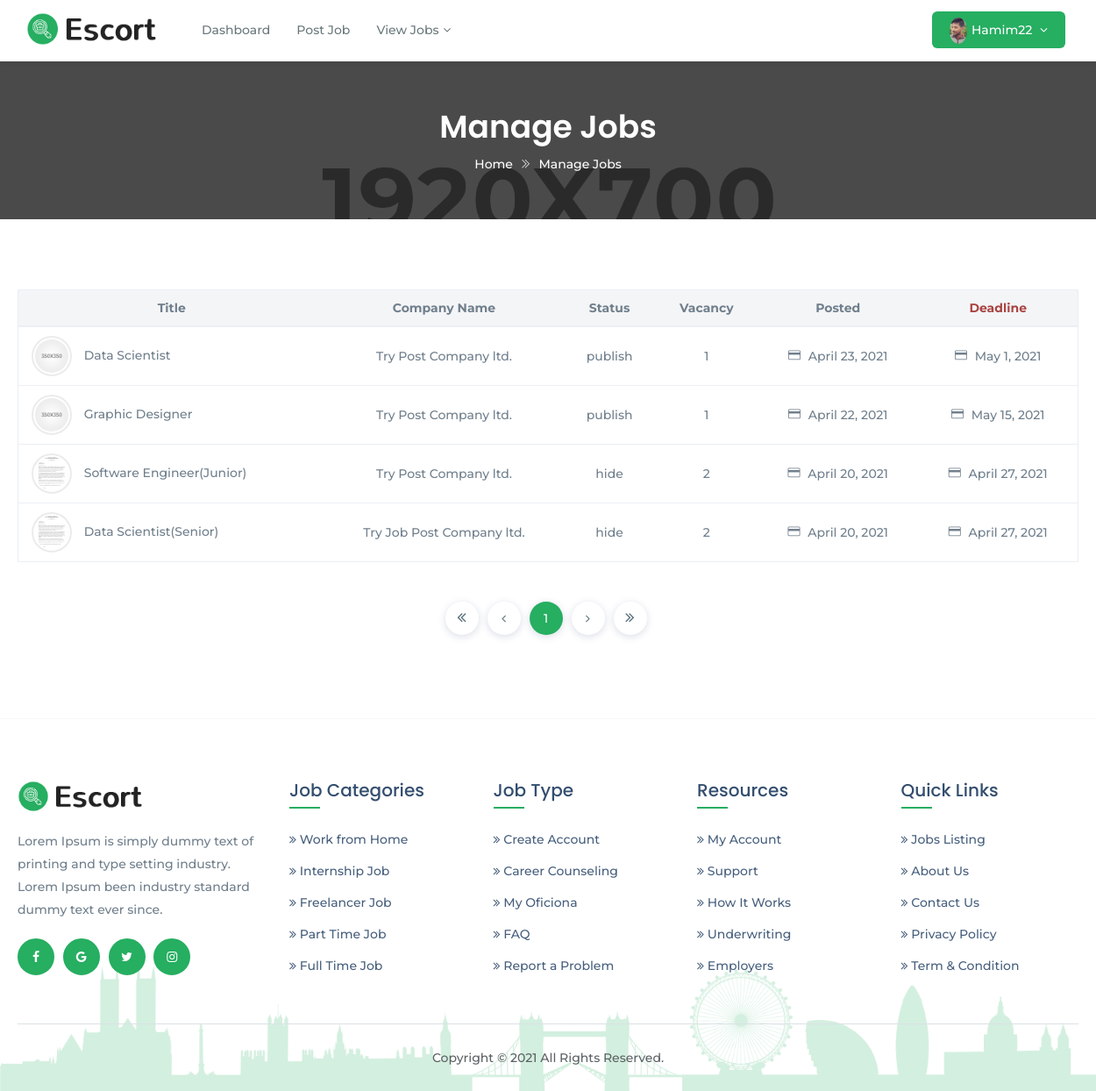
Screenshot of /cvrecommender/allJobs/ (signed in) with the database file from the repository.
### account/models.py (models this page shows, shortened)
class Recruiter(models.Model):
    user = models.OneToOneField(settings.AUTH_USER_MODEL,
                                on_delete=models.CASCADE)
    phone = models.CharField(max_length=11, blank=True, null=True)
    organization = models.CharField(max_length=100)
    details = models.TextField()
    image = models.ImageField(blank=True, null=True)

### cvrecommender/models.py (models this page shows, shortened)
class Job(models.Model):
    title = models.CharField(max_length=200)
    slug = models.SlugField(max_length=200, blank=True,
                            help_text='You may keep it blank')
    company_name = models.CharField(max_length=200)
    starting_date = models.DateField(blank=True, null=True)
    deadline = models.DateField(blank=True, null=True)
    salary = models.PositiveIntegerField()
    vacancy = models.PositiveSmallIntegerField(
        validators=[MinValueValidator(1), MaxValueValidator(50)])
    job_category = models.CharField(max_length=50, choices=JOB_CATEGORY)
    job_type = models.CharField(max_length=20, choices=JOB_TYPE)
    email = models.EmailField(max_length=254,)
    phone = models.CharField(max_length=11, blank=True, null=True)
    company_website = models.URLField()
    logo = models.ImageField(null=True, blank=True)
    address = models.TextField(max_length=200)
    division = models.CharField(max_length=15, choices=CITY)
    description = models.TextField()
    responsibility = models.TextField()
    min_education = models.CharField(max_length=20, choices=EDU)
    cgpa = models.DecimalField(max_digits=3, decimal_places=2)
    experience = models.PositiveSmallIntegerField(
        validators=[MinValueValidator(0), MaxValueValidator(15)])
    skill_req = models.TextField(help_text='Input skills with comma')
    skill_bonus = models.CharField(
        max_length=255, blank=True, null=True, help_text='Input skills with comma')
    status = models.CharField(max_length=20, choices=STATUS)
    publish = models.DateField(auto_now_add=True)
    last_modified = models.DateField(auto_now=True)
    recruiter = models.ForeignKey('account.Recruiter',
                                  on_delete=models.CASCADE,
                                  related_name='jobs')
    applicant = models.ManyToManyField('account.Applicant',
                                       related_name='jobs', blank=True)
    objects = models.Manager()         # default manager
    published = PublishedManager()    # custom manager for all published job post

### custom_decorators/custom_decorator.py (the view)
        def wrapper_function(request, *args, **kwargs):
            group = None
            if request.user.groups.exists():
                group = request.user.groups.all()[0].name
                if group in allowed_group:
                    return view_function(request, *args, **kwargs)
                else:
                    if group == 'applicant':
                        return redirect('applicantdashboard')
                    elif group == 'recruiter':
                        return redirect('recruiterdashboard')
            else:
                return redirect('login')

### cvrecommender/views.py (called while the page is built)
@login_required(login_url='login')
@allowed_users(allowed_group=['recruiter'])
def allJobs(request):
    all_jobs = Job.objects.filter(recruiter=request.user.recruiter)\
        .order_by('-publish')
    today = datetime.datetime.now()
    paginator = Paginator(all_jobs, 10)
    page = request.GET.get('page')
    all_jobs = paginator.get_page(page)
    return render(request, 'view_all_job.html', {'all_jobs': all_jobs, 'today': today})

### cvrecommender/templates/view_all_job.html (shortened to what this page needs)
{% load static %}
<!DOCTYPE html>
<html class="no-js" lang="zxx">
  <head>
    <link href="{% static 'assets/plugins/bootstrap/css/bootstrap.min.css' %}" rel="stylesheet">
    <link href="{% static 'assets/plugins/icons/css/icons.css' %}" rel="stylesheet">
    <link href="{% static 'assets/plugins/animate/animate.css' %}" rel="stylesheet">
    <link href="{% static 'assets/plugins/aos-master/aos.css' %}" rel="stylesheet">
    <link href="{% static 'assets/plugins/bootstrap/css/bootsnav.css' %}" rel="stylesheet">
    <link href="{% static 'assets/css/style.css' %}" rel="stylesheet">
    <link href="{% static 'assets/css/responsive.css' %}" rel="stylesheet">
  </head>
  <body class="utf_skin_area">
    <nav class="navbar navbar-default navbar-mobile navbar-fixed light bootsnav">
      <div class="container">
        <div class="navbar-header">
          <a class="navbar-brand" href="index.html"> <img src="{% static 'assets/img/logo.png' %}" class="logo logo-display" alt="">
            <img src="{% static 'assets/img/logo.png' %}" class="logo logo-scrolled" alt="">
          </a>
        </div>
        <div class="collapse navbar-collapse" id="navbar-menu">
          <ul class="nav navbar-nav navbar-left" data-in="fadeInDown" data-out="fadeOutUp">
            <li class="selected"> <a href="{% url 'recruiterdashboard' %}">Dashboard</a> </li>
            <li> <a href="{% url 'postjob' %}">Post Job</a> </li>
            <li class="dropdown"> <a href="#" class="dropdown-toggle" data-toggle="dropdown">View Jobs</a>
            </li>
          </ul>
          <ul class="nav navbar-nav navbar-right">
            <li class="dropdown sign-up">
              {% if request.user.recruiter.image %}
                <a class="dropdown-toggle btn-signup red-btn" data-toggle="dropdown" href="">
                  <img src="{{ request.user.recruiter.image.url }}" class="img-responsive img-circle" alt="">
                  {{ request.user }}
                </a>
              {% else %}
                <a class="dropdown-toggle btn-signup red-btn" data-toggle="dropdown" href="">
                  <img src="{% static 'assets/img/user-profile.png' %}" class="img-responsive img-circle" alt="">
                  {{ request.user }}
                </a>
              {% endif %}
            </li>
          </ul>
        </div>
      </div>
    </nav>
    <div class="page-title">
      <div class="container">
        <div class="page-caption">
          <h2>Manage Jobs</h2>
          <p><a href="#" title="Home">Home</a> <i class="ti-angle-double-right"></i> Manage Jobs</p>
        </div>
      </div>
    </div>
    <section class="utf_manage_jobs_area padd-top-80 padd-bot-80">
      <div class="container">
        <div class="table-responsive">
          <table class="table table-lg table-hover">
            <thead>
              <tr>
                <th class="text-center">Title</th>
                <th class="text-center">Company Name</th>
                <th class="text-center">Status</th>
                <th class="text-center">Vacancy</th>
                <th class="text-center">Posted</th>
                <th class="text-danger text-center">Deadline</th>
              </tr>
            </thead>
            <tbody>
              {% for job in all_jobs %}
                <tr>
                  <td>
                    {% if job.logo %}
                      <img src="{{ job.logo.url }}" class="avatar-lg"alt="Company Logo">
                    {% else %}
                      <img src="{% static 'assets/img/company_logo_8.png' %}" class="avatar-lg"alt="Company Logo">
                    {% endif %}
                    {{ job.title }}
                  </td>
                  <td class="text-center">{{ job.company_name }}</td>
                  <td class="text-center">{{ job.status }}</td>
                  <td class="text-center">{{ job.vacancy }}</td>
                  <td class="text-center"><i class="ti-credit-card"></i> {{ job.publish }}</td>
                  <td class="text-center"><i class="ti-credit-card"></i> {{ job.deadline }}</td>
                </tr>
              {% empty %}
                <td colspan="6" class="text-center">You have not posted any Job Circular yet.<br>
                  <a href="{% url 'postjob' %}">Click Here</a> To Post a New Job.
                </td>
              {% endfor %}
            </tbody>
          </table>
          <div class="utf_flexbox_area padd-10">
            <ul class="pagination">
              {% if all_jobs.has_previous %}
                <li class="page-item"> <a class="page-link" href="?page=1" aria-label="Previous">
                  <span aria-hidden="true"><i class="fa fa-angle-double-left"></i></span> </a>
                </li>
                <li class="page-item"> <a class="page-link" href="?page={{ all_jobs.previous_page_number }}" aria-label="Previous">
                  <span aria-hidden="true"><i class="fa fa-angle-left"></i></span> </a>
                </li>
              {% else %}
                <li class="page-item"> <a class="page-link" href="?page=1" aria-label="Previous">
                  <span aria-hidden="true"><i class="fa fa-angle-double-left"></i></span> </a>
                </li>
                <li class="page-item"> <a class="page-link" href="?page=1" aria-label="Previous">
                  <span aria-hidden="true"><i class="fa fa-angle-left"></i></span> </a>
                </li>
              {% endif %}
              {% for job in all_jobs.paginator.page_range %}
                {% if all_jobs.number == job %}
                  <li class="page-item active"><a class="page-link" href="?page={{ job }}">{{ job }}</a> </li>
                {% elif job > all_jobs.number|add:'-2' and job < all_jobs.number|add:'2' %}
                  <li class="page-item"><a class="page-link" href="?page={{ job }}">{{ job }}</a> </li>
                {% endif %}
              {% endfor %}
              {% if all_jobs.has_next %}
                <li class="page-item"> <a class="page-link" href="?page={{ all_jobs.next_page_number }}" aria-label="Previous">
                  <span aria-hidden="true"><i class="fa fa-angle-right"></i></span> </a>
                </li>
                <li class="page-item"> <a class="page-link" href="?page={{ all_jobs.paginator.num_pages }}" aria-label="Previous">
                  <span aria-hidden="true"><i class="fa fa-angle-double-right"></i></span> </a>
                </li>
              {% else %}
                <li class="page-item"> <a class="page-link" href="?page={{ all_jobs.paginator.num_pages }}" aria-label="Previous">
                  <span aria-hidden="true"><i class="fa fa-angle-right"></i></span> </a>
                </li>
                <li class="page-item"> <a class="page-link" href="?page={{ all_jobs.paginator.num_pages }}" aria-label="Previous">
                  <span aria-hidden="true"><i class="fa fa-angle-double-right"></i></span> </a>
                </li>
              {% endif %}
            </ul>
          </div>
        </div>
      </div>
    </section>
    <footer class="footer">
      <div class="container">
        <div class="row">
          <div class="col-md-3 col-sm-4">
            <a href="index.html"><img class="footer-logo" src="assets/img/logo.png" alt=""></a>
            <p>Lorem Ipsum is simply dummy text of printing and type setting industry. Lorem Ipsum been industry
              standard dummy text ever since.</p>
            <div class="f-social-box">
              <ul>
                <li><a href="#"><i class="fa fa-facebook facebook-cl"></i></a></li>
                <li><a href="#"><i class="fa fa-google google-plus-cl"></i></a></li>
                <li><a href="#"><i class="fa fa-twitter twitter-cl"></i></a></li>
                <li><a href="#"><i class="fa fa-instagram instagram-cl"></i></a></li>
              </ul>
            </div>
          </div>
          <div class="col-md-9 col-sm-8">
            <div class="row">
              <div class="col-md-3 col-sm-6">
                <h4>Job Categories</h4>
                <ul>
                  <li><a href="#"><i class="fa fa-angle-double-right"></i> Work from Home</a></li>
                  <li><a href="#"><i class="fa fa-angle-double-right"></i> Internship Job</a></li>
                  <li><a href="#"><i class="fa fa-angle-double-right"></i> Freelancer Job</a></li>
                  <li><a href="#"><i class="fa fa-angle-double-right"></i> Part Time Job</a></li>
                  <li><a href="#"><i class="fa fa-angle-double-right"></i> Full Time Job</a></li>
                </ul>
              </div>
              <div class="col-md-3 col-sm-6">
                <h4>Job Type</h4>
                <ul>
                  <li><a href="#"><i class="fa fa-angle-double-right"></i> Create Account</a></li>
                  <li><a href="#"><i class="fa fa-angle-double-right"></i> Career Counseling</a></li>
                  <li><a href="#"><i class="fa fa-angle-double-right"></i> My Oficiona</a></li>
                  <li><a href="#"><i class="fa fa-angle-double-right"></i> FAQ</a></li>
                  <li><a href="#"><i class="fa fa-angle-double-right"></i> Report a Problem</a></li>
                </ul>
              </div>
              <div class="col-md-3 col-sm-6">
                <h4>Resources</h4>
                <ul>
                  <li><a href="#"><i class="fa fa-angle-double-right"></i> My Account</a></li>
                  <li><a href="#"><i class="fa fa-angle-double-right"></i> Support</a></li>
                  <li><a href="#"><i class="fa fa-angle-double-right"></i> How It Works</a></li>
                  <li><a href="#"><i class="fa fa-angle-double-right"></i> Underwriting</a></li>
                  <li><a href="#"><i class="fa fa-angle-double-right"></i> Employers</a></li>
                </ul>
              </div>
              <div class="col-md-3 col-sm-6">
                <h4>Quick Links</h4>
                <ul>
                  <li><a href="#"><i class="fa fa-angle-double-right"></i> Jobs Listing</a></li>
                  <li><a href="#"><i class="fa fa-angle-double-right"></i> About Us</a></li>
                  <li><a href="#"><i class="fa fa-angle-double-right"></i> Contact Us</a></li>
                  <li><a href="#"><i class="fa fa-angle-double-right"></i> Privacy Policy</a></li>
                  <li><a href="#"><i class="fa fa-angle-double-right"></i> Term & Condition</a></li>
                </ul>
              </div>
            </div>
          </div>
        </div>
        <div class="row">
          <div class="col-md-12">
            <div class="copyright text-center">
              <p>Copyright © 2021 All Rights Reserved.</p>
            </div>
          </div>
        </div>
      </div>
    </footer>
  </body>
</html>

### account/static/assets/css/responsive.css (style rules this page uses)
@media only screen and (min-width : 993px) { section { padding: 6em 0; } }
@media only screen and (min-width : 993px) { .navbar-default .navbar-brand img { max-width: 150px; } }
@media only screen and (min-width : 1024px) { h2 { font-size: 36px; } }
@media only screen and (min-width : 1024px) { h4 { font-size: 20px; } }

### rows the page displays
Job: title "Data Scientist", company_name "Try Post Company ltd.", status "publish", vacancy "1", publish "April 23, 2021", deadline "May 1, 2021"
Job: title "Graphic Designer", company_name "Try Post Company ltd.", status "publish", vacancy "1", publish "April 22, 2021", deadline "May 15, 2021"
Job: logo (picture), title "Software Engineer(Junior)", company_name "Try Post Company ltd.", status "hide", vacancy "2", publish "April 20, 2021", deadline "April 27, 2021"
Job: logo (picture), title "Data Scientist(Senior)", company_name "Try Job Post Company ltd.", status "hide", vacancy "2", publish "April 20, 2021", deadline "April 27, 2021"

### other values shown
{{ request.user }} "Hamim22"
{{ job }} "1"
